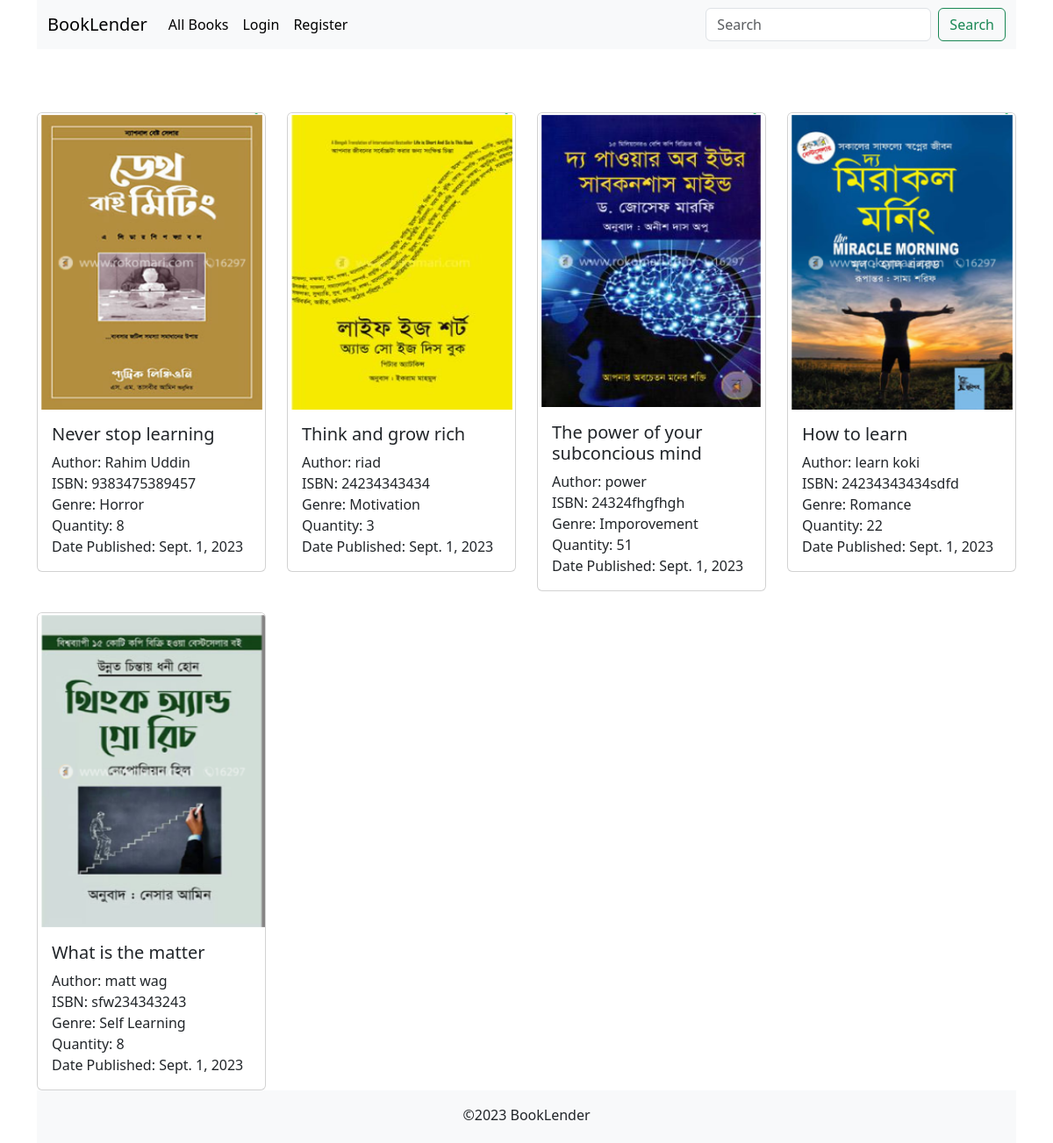
The page / on the database its author committed.
### book/models.py (models this page shows, shortened)
class Book(models.Model):
    title = models.CharField(max_length=200)
    author = models.CharField(max_length=100)
    image = models.ImageField(upload_to='book_images')
    isbn = models.CharField(max_length=100)
    publication_date = models.DateTimeField(auto_now_add=True)
    genre = models.CharField(max_length=100)
    book_no = models.IntegerField()
    is_available = models.BooleanField(default=True)

### book/views.py (the view)
# urls.py: 2. Add a URL to urlpatterns:  path('', views.home, name='home')
def home(request):
    query = request.GET.get('search')
    if query:
        books = Book.objects.filter(title__icontains = query)
    else:
        books = Book.objects.all()
    context = {'books': books}
    return render(request, 'books.html', context)

### book/templates/books.html (shortened to what this page needs)
{% extends 'base.html' %}
{% block body %}
{% if books %}
<div class="row row-cols-1 row-cols-md-4 g-4 mt-5">
  {% for book in books %}
  <div class="col">
    <div class="card">
      <img src="{{ book.image.url }}" class="card-img-top" alt="{{ book.title }}" />
      <div class="card-body">
        <h5 class="card-title">{{ book.title }}</h5>
        <p class="card-text">Author: {{ book.author }}<br>ISBN: {{ book.isbn }}<br>Genre: {{ book.genre }}<br>Quantity: {{ book.book_no }}<br>Date Published: {{ book.publication_date.date }}</p>
      </div>
    </div>
  </div>
  {% endfor %}
</div>
{% else %}
<h4 class="mt-5">Don't find anything what you have search, please try again or go to <a href="{% url 'home' %}">Home Page</a></h4>
{% endif %}
{% endblock body %}

### templates/base.html
{% include 'header.html' %}
{% block body %} {% endblock body %}
{% include 'footer.html' %}

### templates/header.html (shortened to what this page needs)
<!DOCTYPE html>
<html lang="en">
  <head>
    <link
      href="https://cdn.jsdelivr.net/npm/bootstrap@5.3.1/dist/css/bootstrap.min.css"
      rel="stylesheet"
    />
  </head>
  <body>
    <div class="container">
      <nav class="navbar navbar-expand-lg bg-body-tertiary">
        <div class="container-fluid">
          <a class="navbar-brand" href="{% url 'home' %}">BookLender</a>
          <div class="collapse navbar-collapse" id="navbarSupportedContent">
            <ul class="navbar-nav me-auto mb-2 mb-lg-0">
              <li class="nav-item">
                <a class="nav-link active" aria-current="page" href="{% url 'home' %}">All Books</a>
              </li>
              {% if request.user.is_authenticated %}
              <li class="nav-item">
                <a class="nav-link active" aria-current="page" href="{% url 'wishlist' %}">Wishlist</a>
              </li>
              <li class="nav-item">
                <a class="nav-link active" aria-current="page" href="{% url 'borrowlist' %}">Borrowed Books</a>
              </li>
              <li class="nav-item">
                <a class="nav-link active" aria-current="page" href="{% url 'logout' %}">Log out</a>
              </li>
              {% else %}
              <li class="nav-item">
                <a class="nav-link active" aria-current="page" href="{% url 'login' %}">Login</a>
              </li>
              <li class="nav-item">
                <a class="nav-link active" aria-current="page" href="{% url 'register' %}">Register</a>
              </li>
              {% endif %}
            </ul>
            <form class="d-flex" role="search">
              <input
                class="form-control me-2"
                type="search"
                placeholder="Search"
                aria-label="Search"
                name="search"
              />
              <button class="btn btn-outline-success" type="submit">
                Search
              </button>
            </form>
          </div>
        </div>
      </nav>

### templates/footer.html (shortened to what this page needs)
    <footer class="text-center pt-3 pb-1 bg-body-tertiary">
      <p>&copy;2023 BookLender</p>
    </footer>
    </div>
  </body>
</html>

### rows shown on the page
Book: image (picture), title "Never stop learning", author "Rahim Uddin", isbn "9383475389457", genre "Horror", book_no "8", publication_date "Sept. 1, 2023"
Book: image (picture), title "Think and grow rich", author "riad", isbn "24234343434", genre "Motivation", book_no "3", publication_date "Sept. 1, 2023"
Book: image (picture), title "The power of your subconcious mind", author "power", isbn "24324fhgfhgh", genre "Imporovement", book_no "51", publication_date "Sept. 1, 2023"
Book: image (picture), title "How to learn", author "learn koki", isbn "24234343434sdfd", genre "Romance", book_no "22", publication_date "Sept. 1, 2023"
Book: image (picture), title "What is the matter", author "matt wag", isbn "sfw234343243", genre "Self Learning", book_no "8", publication_date "Sept. 1, 2023"
